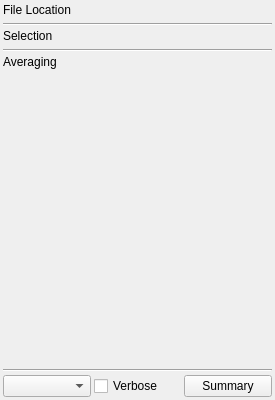
<ui version="4.0" >
 <class>MSDataTab</class>
 <widget class="QWidget" name="MSDataTab" >
  <property name="geometry" >
   <rect>
    <x>0</x>
    <y>0</y>
    <width>275</width>
    <height>400</height>
   </rect>
  </property>
  <property name="maximumSize" >
   <size>
    <width>275</width>
    <height>16777215</height>
   </size>
  </property>
  <property name="windowTitle" >
   <string>PlotMS MS Data Tab</string>
  </property>
  <layout class="QVBoxLayout" >
   <property name="spacing" >
    <number>3</number>
   </property>
   <property name="leftMargin" >
    <number>3</number>
   </property>
   <property name="topMargin" >
    <number>3</number>
   </property>
   <property name="rightMargin" >
    <number>3</number>
   </property>
   <property name="bottomMargin" >
    <number>3</number>
   </property>
   <item>
    <widget class="QLabel" name="locationLabel" >
     <property name="text" >
      <string>File Location</string>
     </property>
     <property name="textFormat" >
      <enum>Qt::RichText</enum>
     </property>
    </widget>
   </item>
   <item>
    <widget class="QFrame" name="locationFrame" >
     <property name="frameShape" >
      <enum>QFrame::NoFrame</enum>
     </property>
     <property name="frameShadow" >
      <enum>QFrame::Raised</enum>
     </property>
    </widget>
   </item>
   <item>
    <widget class="Line" name="line" >
     <property name="orientation" >
      <enum>Qt::Horizontal</enum>
     </property>
    </widget>
   </item>
   <item>
    <widget class="QLabel" name="selectionLabel" >
     <property name="text" >
      <string>Selection</string>
     </property>
     <property name="textFormat" >
      <enum>Qt::RichText</enum>
     </property>
    </widget>
   </item>
   <item>
    <widget class="QFrame" name="selectionFrame" >
     <property name="sizePolicy" >
      <sizepolicy vsizetype="MinimumExpanding" hsizetype="Preferred" >
       <horstretch>0</horstretch>
       <verstretch>0</verstretch>
      </sizepolicy>
     </property>
     <property name="frameShape" >
      <enum>QFrame::NoFrame</enum>
     </property>
     <property name="frameShadow" >
      <enum>QFrame::Raised</enum>
     </property>
    </widget>
   </item>
   <item>
    <widget class="Line" name="line_2" >
     <property name="orientation" >
      <enum>Qt::Horizontal</enum>
     </property>
    </widget>
   </item>
   <item>
    <widget class="QLabel" name="averagingLabel" >
     <property name="text" >
      <string>Averaging</string>
     </property>
     <property name="textFormat" >
      <enum>Qt::RichText</enum>
     </property>
    </widget>
   </item>
   <item>
    <widget class="QFrame" name="averagingFrame" >
     <property name="frameShape" >
      <enum>QFrame::NoFrame</enum>
     </property>
     <property name="frameShadow" >
      <enum>QFrame::Raised</enum>
     </property>
    </widget>
   </item>
   <item>
    <spacer>
     <property name="orientation" >
      <enum>Qt::Vertical</enum>
     </property>
     <property name="sizeHint" >
      <size>
       <width>235</width>
       <height>331</height>
      </size>
     </property>
    </spacer>
   </item>
   <item>
    <widget class="Line" name="line_3" >
     <property name="orientation" >
      <enum>Qt::Horizontal</enum>
     </property>
    </widget>
   </item>
   <item>
    <layout class="QHBoxLayout" >
     <property name="spacing" >
      <number>3</number>
     </property>
     <item>
      <widget class="QComboBox" name="summaryType" />
     </item>
     <item>
      <widget class="QCheckBox" name="summaryVerbose" >
       <property name="text" >
        <string>Verbose</string>
       </property>
      </widget>
     </item>
     <item>
      <widget class="QPushButton" name="summaryButton" >
       <property name="text" >
        <string>Summary</string>
       </property>
      </widget>
     </item>
    </layout>
   </item>
  </layout>
 </widget>
 <resources/>
 <connections/>
</ui>
